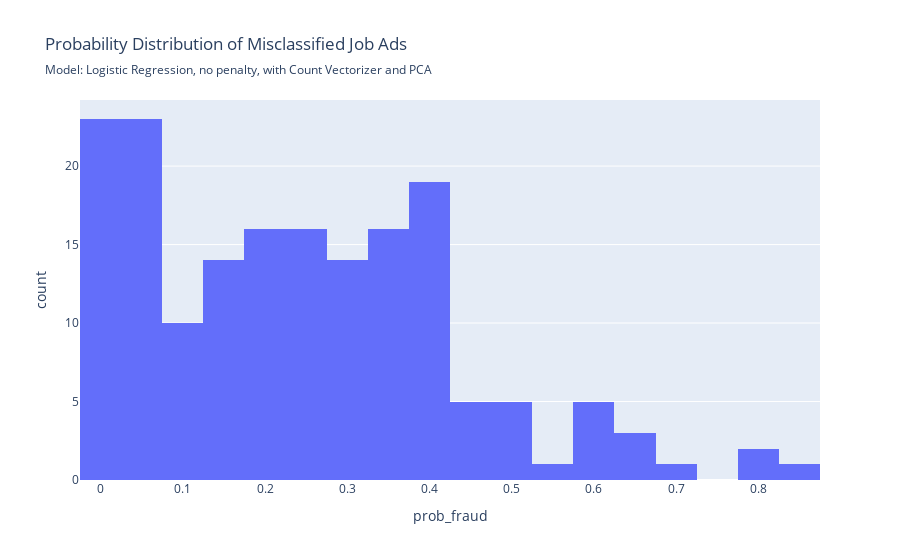

Here is the notebook cell this chart was saved with:
### Code cell
evaluate_model(model_log_pca, X_test, y_test, fig_subtitle= 'Model: Logistic Regression, no penalty, with Count Vectorizer and PCA', short_name='log')

### Figure 1 — Plotly figure (JSON) as saved in the notebook; plotly's stock layout.template omitted (floating-point values rounded to 4 significant figures; data arrays with more than 128 entries replaced by an {"elided": "..."} marker saying what was removed)
{"data": [{"bingroup": "x", "hovertemplate": "prob_fraud=%{x}<br>count=%{y}<extra></extra>", "legendgroup": "", "marker": {"color": "#636efa", "pattern": {"shape": ""}}, "name": "", "orientation": "v", "showlegend": false, "type": "histogram", "x": {"elided": "174 float values"}, "xaxis": "x", "yaxis": "y"}], "layout": {"barmode": "relative", "legend": {"tracegroupgap": 0}, "title": {"subtitle": {"text": "Model: Logistic Regression, no penalty, with Count Vectorizer and PCA"}, "text": "Probability Distribution of Misclassified Job Ads"}, "xaxis": {"anchor": "y", "domain": [0, 1], "title": {"text": "prob_fraud"}}, "yaxis": {"anchor": "x", "domain": [0, 1], "title": {"text": "count"}}}}
